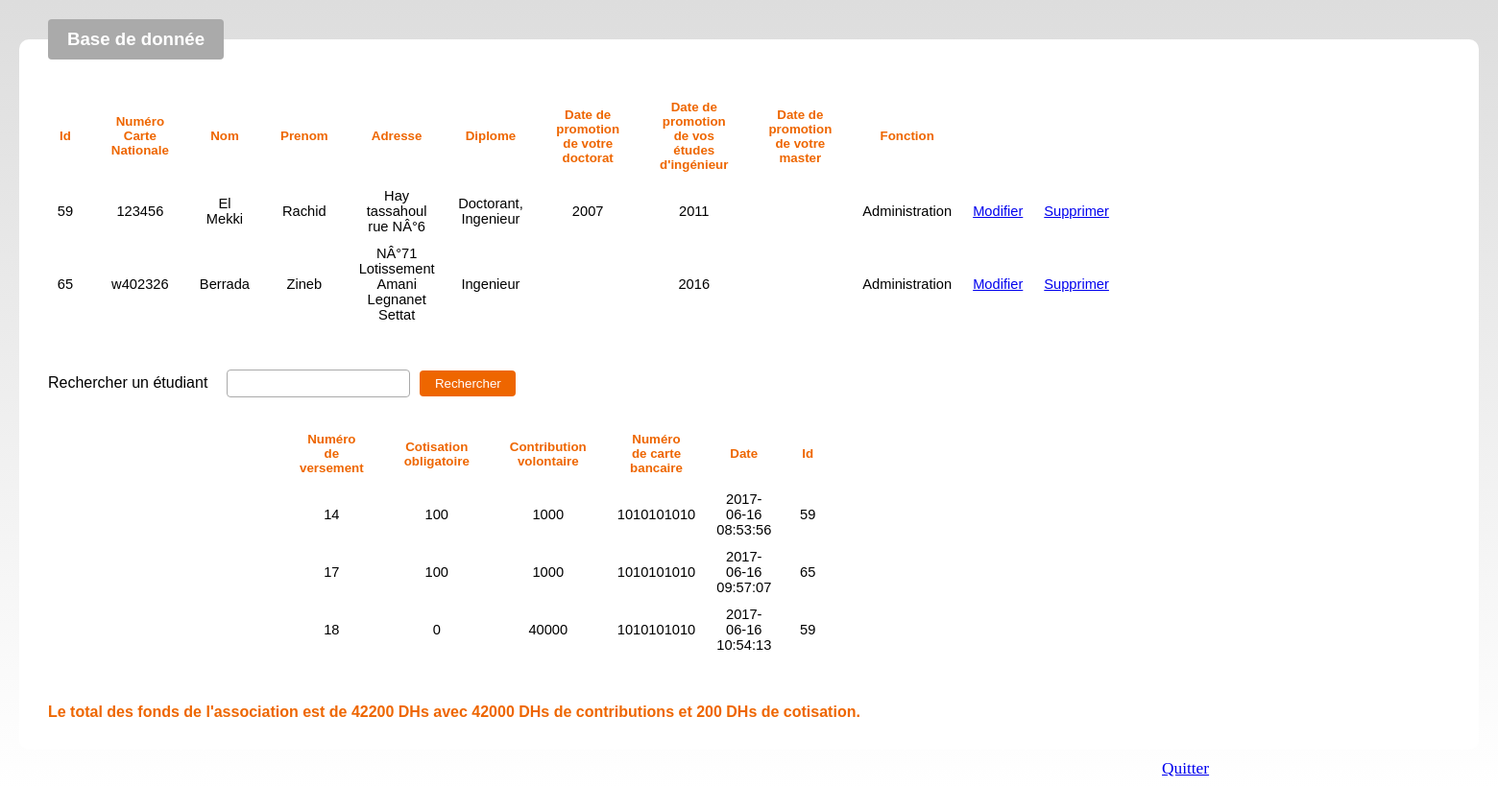
The page /BaseDeDonnee.php on the database its author committed.
### tables this page shows
CREATE TABLE `laureats` (
  `Id` int(11) NOT NULL,
  `carteNatio` varchar(7) NOT NULL,
  `Nom` varchar(30) NOT NULL,
  `Prenom` varchar(30) NOT NULL,
  `Adresse` varchar(255) NOT NULL,
  `Diplome` varchar(255) NOT NULL,
  `datePromDoctorat` varchar(5) NOT NULL,
  `datePromIngenieur` varchar(5) NOT NULL,
  `datePromMaster` varchar(5) NOT NULL,
  `Fonction` varchar(255) NOT NULL
);

CREATE TABLE `fonds` (
  `NumVer` int(11) NOT NULL,
  `MontantCotisation` varchar(255) NOT NULL DEFAULT '0',
  `MontantContribution` varchar(255) DEFAULT '0',
  `Date` datetime DEFAULT NULL,
  `Id` int(11) NOT NULL,
  `numCarteBancaire` varchar(255) NOT NULL
);

### BaseDeDonnee.php (the view, shortened to what this page needs)
<?php
   include("connexion.php");
   @$afftableLaureat = $pdo->prepare("SELECT * FROM Laureats");
     $requeteFonds=$pdo->prepare("SELECT (SUM(MontantCotisation)+SUM(MontantContribution)) as somme from Fonds");
	 $requeteFonds->execute();
	 $total=$requeteFonds->fetch();
	 $requeteContribution=$pdo->prepare("SELECT SUM(MontantContribution) as sommeContribution from Fonds");
	 $requeteContribution->execute();
	 $totalContribution=$requeteContribution->fetch();
	 $requeteCotisation=$pdo->prepare("SELECT SUM(MontantCotisation) as sommeCotisation from Fonds");
	 $requeteCotisation->execute();
	 $totalCotisation=$requeteCotisation->fetch();
?>
<!DOCTYPE html>
<html>
    <head>
    </head>
    <body>
        <?php
         $afftableLaureat->execute();
		@$afftableFonds = $pdo->prepare("SELECT * from Fonds");
		$afftableFonds->execute();
        ?>
        <div id="conteneur">
		<form name="fo" method="post" action="">
		<fieldset class="fieldset">
		<legend class="legend">Base de donnée</legend>
        <table id="conteneur2">
                <tr>
                    <th> Id </th>
					<th> Numéro Carte Nationale </th>
                    <th> Nom </th>
                    <th> Prenom </th>
                    <th> Adresse </th>
                    <th> Diplome </th>
					<th> Date de promotion de votre doctorat </th>
					<th> Date de promotion de vos études d'ingénieur </th>
					<th> Date de promotion de votre master </th>
                    <th> Fonction </th>
                </tr>
 <?php
try
{
while ($tableLaureat = $afftableLaureat->fetch())
   {echo "<tr>";
    echo "<td> $tableLaureat[Id] </td>";
    echo "<td> $tableLaureat[carteNatio] </td>";
    echo "<td> $tableLaureat[Nom] </td>";
    echo "<td> $tableLaureat[Prenom] </td>";
    echo "<td> $tableLaureat[Adresse] </td>";
    echo "<td> $tableLaureat[Diplome] </td>";
    echo "<td> $tableLaureat[datePromDoctorat] </td>";
    echo "<td> $tableLaureat[datePromIngenieur] </td>";
    echo "<td> $tableLaureat[datePromMaster] </td>";
    echo "<td> $tableLaureat[Fonction] </td>"; ?>
    <td> <a href="PageModification.php?Id='<?php echo $tableLaureat['Id']; ?>'">Modifier</a> </td>
	<td> <a href="PageSupprimer.php?Id='<?php echo $tableLaureat['Id']; ?>'">Supprimer</a> </td>
    <?php echo "</tr>";
    }
}
catch(Exception $e)
{
    die('Erreur : '.$e->getMessage());
}
?></div>
</table><br/><br/>
<div>
		    <div class="label"> Rechercher un étudiant</div>
		    <div class="input"> <input type="text" name="recherche" class="champ"/> </div>
			<input type="submit" name="rechercher" value="Rechercher" class="champ" /> <br/><br/>
		<table id="conteneur3">
                <tr>
                    <th> Numéro de versement </th>
                    <th> Cotisation obligatoire </th>
                    <th> Contribution volontaire </th>
					<th> Numéro de carte bancaire </th>
					<th> Date </th>
					<th> Id </th>
                </tr>
<div>
<?php
try
{
while ($tableFonds = $afftableFonds->fetch())
   {echo "<tr>";
    echo "<td> $tableFonds[NumVer] </td>";
    echo "<td> $tableFonds[MontantCotisation] </td>";
    echo "<td> $tableFonds[MontantContribution] </td>";
	echo "<td> $tableFonds[numCarteBancaire] </td>";
	echo "<td> $tableFonds[Date] </td>";
    echo "<td> $tableFonds[Id] </td>";
    echo "</tr>";
   }
}
catch(Exception $e)
{
    die('Erreur : '.$e->getMessage());
}
?>
</div>
        </table> <br/><br/>
		  <div class="label" id="total"> Le total des fonds de l'association est de <?php echo $total['somme']; ?> DHs avec <?php echo $totalContribution['sommeContribution'] ?> DHs
		  de contributions et <?php echo $totalCotisation['sommeCotisation'] ?> DHs de cotisation. </div><br/>
		<div id="deco"> <a href="Acceuil.php"> Quitter </a> </div>
		</div>
    </body>
</html>

### BaseDeDonnee.php (style rules this page uses)
body { margin:0; }
#conteneur { margin:0; padding:10px; background:linear-gradient(to bottom,#DDDDDD,#FFFFFF); background-repeat:no-repeat; }
.fieldset { margin:10px; border:none; background-color:#FFFFFF; border-radius:10px; padding:20px; }
.legend { font-family:verdana, arial, sans-serif; font-size:14pt; font-weight:bold; color:#FFFFFF; margin:10px; padding:10px 20px 10px 20px; background-color:#AAAAAA; border-radius:4px; }
th { font-family:verdana, arial, sans-serif; font-size:10pt; color:#EE6600; margin:10px; padding:10px 20px 10px 20px; border-radius:4px; width:10px; }
td { font-family:verdana, arial, sans-serif; font-size:11pt; margin:10px; padding:5px 10px 5px 10px; border-radius:4px; text-align:center; }
#conteneur2 { transform:translate(0px,0px); }
#conteneur3 { transform:translate(250px,0px); }
input[type="submit"].champ { background-color:#EE6600; color:#FFFFFF; padding:6px 20px 6px 20px; border:none; cursor:pointer; padding:6px; width:100px; transform:translate(0px,0px); }
.input { display:inline-block; padding:6px; }
.champ { outline:none; border:solid 1px #AAAAAA; padding:6px; border-radius:4px; font-family:verdana, arial, sans-serif; }
.label { display:inline-block; font-family:verdana, arial, sans-serif; font-size:12pt; padding:10px; }
#total { font-weight:bold; color:#EE6600; text-align:center; }
#deco { color:#EE6600; font-size:13pt; transform:translate(1200px,0px); }

### rows shown on the page
laureats: Id "59", carteNatio "123456", Nom "El Mekki", Prenom "Rachid", Adresse "Hay tassahoul rue NÂ°6", Diplome "Doctorant, Ingenieur", datePromDoctorat "2007", datePromIngenieur "2011", Fonction "Administration"
laureats: Id "65", carteNatio "w402326", Nom "Berrada", Prenom "Zineb", Adresse "NÂ°71 Lotissement Amani Legnanet Settat", Diplome "Ingenieur", datePromIngenieur "2016", Fonction "Administration"
fonds: NumVer "14", MontantCotisation "100", MontantContribution "1000", numCarteBancaire "1010101010", Date "2017-06-16 08:53:56", Id "59"
fonds: NumVer "17", MontantCotisation "100", MontantContribution "1000", numCarteBancaire "1010101010", Date "2017-06-16 09:57:07", Id "65"
fonds: NumVer "18", MontantCotisation "0", MontantContribution "40000", numCarteBancaire "1010101010", Date "2017-06-16 10:54:13", Id "59"

### other values the page prints
$total['somme'] "42200"
$totalContribution['sommeContribution'] "42000"
$totalCotisation['sommeCotisation'] "200"
